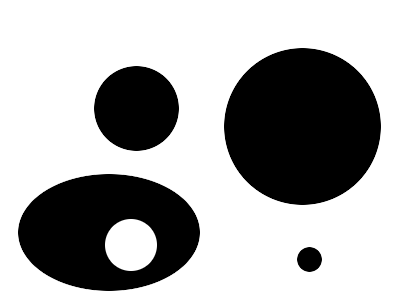
#> input picture hw2/hw2_data/1.png, 420 x 300 px
$ python hw2.py hw2_data
#> lines starting #> are read from the running program, lines starting #| are printed output that depends on the picture; after the words box and inside, x2 and y2 are one past the last pixel; in counts of white or black regions, pixels touching at a corner belong together
import cv2
import numpy as np
import matplotlib.pyplot as plt
import os
import sys
import glob

def read_image_and_fit_ellipse(image_path):
    """
    Read an image, detect edges, and fit ellipses
    Parameters:
        image_path: Path to the image file
    """
#> called with image_path = 'hw2_data/1.png'
    print(f"Processing image: {image_path}")
    # Read the image
    img = cv2.imread(image_path)
#> img is the input picture: shape (300, 420, 3); min 0, max 255, mean 174.2
    if img is None:
        print(f"Could not read image: {image_path}")
        return
    # Convert to grayscale
    gray = cv2.cvtColor(img, cv2.COLOR_BGR2GRAY)
    # Use Gaussian blur to reduce noise
    blurred = cv2.GaussianBlur(gray, (5, 5), 0)
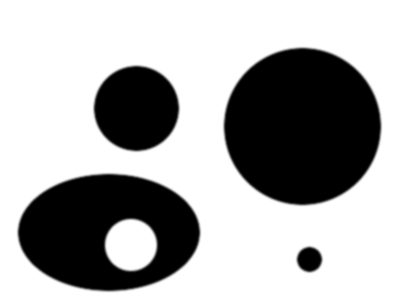
#> blurred: shape (300, 420); min 0, max 255, mean 174.2
    # Detect edges
    edges = cv2.Canny(blurred, 50, 150)
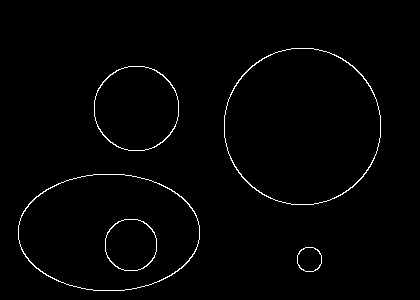
#> edges: shape (300, 420); 1.4% white in thin lines or dots, all inside (x1, y1, x2, y2) = (18, 48, 381, 291)
    # Find contours
    contours, _ = cv2.findContours(edges, cv2.RETR_EXTERNAL, cv2.CHAIN_APPROX_SIMPLE)
#> contours = 4 contours; box (x1, y1, x2, y2) and area: (224, 48, 381, 205) 19318, (18, 174, 200, 291) 16696, (94, 66, 179, 151) 5656, (297, 247, 322, 272) 480
    # Create a copy for drawing results
    result_img = img.copy()
    # Iterate through all contours
    count_fitted = 0
    for contour in contours:
        # Only process large enough contours (filter noise)
        if len(contour) >= 5 and cv2.contourArea(contour) > 50:
            # Fit ellipse
            try:
                ellipse = cv2.fitEllipse(contour)
                cv2.ellipse(result_img, ellipse, (0, 0, 255), 2)
                count_fitted += 1
            except:
                print(f"Error fitting ellipse to contour with {len(contour)} points")
#> this loop made 4 passes
#> ellipse on passes 1 to 4: ((309, 259), (24.94, 24.94), 0), ((108.5, 232), (116.8, 182.2), 90), ((136, 108), (85.04, 85.04), 0), ((302, 126), (156.9, 156.9), 0)
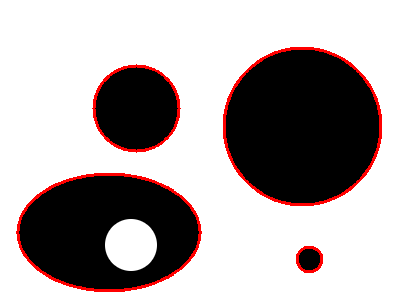
#> result_img: shape (300, 420, 3); 3.08% of pixels changed, all inside (x1, y1, x2, y2) = (16, 47, 382, 292)
#> after the loop, count_fitted = 4
    print(f"Fitted ellipses to {count_fitted} contours")
#| Fitted ellipses to 4 contours
    # Create output directory structure
    base_filename = os.path.splitext(os.path.basename(image_path))[0]
    output_dir = os.path.join(os.getcwd(), "output")
    image_output_dir = os.path.join(output_dir, base_filename)
    # Ensure both the output dir and the image-specific subdir exist
    os.makedirs(output_dir, exist_ok=True)
    os.makedirs(image_output_dir, exist_ok=True)
    # Save the result images
    edges_path = os.path.join(image_output_dir, f"{base_filename}_edges.jpg")
    result_path = os.path.join(image_output_dir, f"{base_filename}_ellipse_result.jpg")
    # Save images and verify they were saved correctly
    cv2.imwrite(edges_path, edges)
    cv2.imwrite(result_path, result_img)

def main():
    if len(sys.argv) != 2:
        print("No input directory detected")
        print("Use: 'python hw2.py hw2_data' to process input data")
        return

    input_dir = sys.argv[1]
    print(f"Looking for images in: {input_dir}")
    # Check if the input directory exists
    if not os.path.exists(input_dir):
        print(f"Error: Input directory '{input_dir}' does not exist!")
        return
    # Get all image files from the input directory
    image_files = glob.glob(os.path.join(input_dir, "*.jpg")) + \
                 glob.glob(os.path.join(input_dir, "*.jpeg")) + \
                 glob.glob(os.path.join(input_dir, "*.png"))

    if not image_files:
        print(f"No image files found in directory: {input_dir}")
        return
    print(f"Found {len(image_files)} image files to process")
    for image_file in image_files:
        read_image_and_fit_ellipse(image_file)
#> pass 2 of the loop in main, `for image_file in image_files:`:
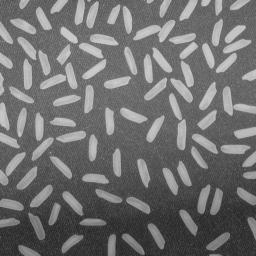
#> input picture hw2/hw2_data/2.png, 256 x 256 px
#> in read_image_and_fit_ellipse, img is the input picture: shape (256, 256, 3); min 40, max 204, mean 111.2
#> gray: shape (256, 256)
#> blurred: shape (256, 256)
#> in read_image_and_fit_ellipse (call 2), `edges = cv2.Canny(blurred, 50, 150)`:
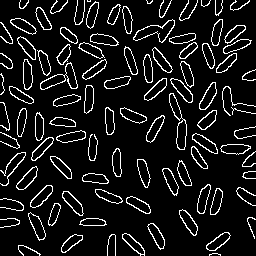
#> edges: shape (256, 256); 9.8% white in thin lines or dots
#> contours = 97 contours, 29 with area under 20; largest, box (x1, y1, x2, y2) and area: (133, 19, 175, 43) 413, (169, 93, 187, 150) 400, (40, 62, 78, 90) 394, (30, 185, 53, 208) 242, (199, 82, 217, 110) 241
#> the loop in read_image_and_fit_ellipse (call 2), `for contour in contours:` made 97 passes
#> ellipse on passes 4, 5, 6, 7, 8, 11, 12, 13: ((71.24, 241.9), (9.89, 27.64), 51.03), ((133.1, 243.6), (9.14, 30.58), 133.3), ((218, 241.4), (10.25, 28.32), 54.22), ((156.4, 235.2), (9.63, 30.94), 151.5), ((92.73, 222.4), (9.3, 26.23), 91.11), ((37.07, 226.1), (9.99, 32.07), 156.2), ((188.6, 221.8), (9.85, 30.44), 147.1), ((54.11, 213.3), (7.89, 26.62), 18.4)
#> after the loop in read_image_and_fit_ellipse (call 2), `for contour in contours:`:
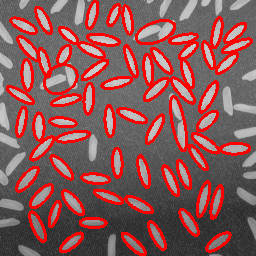
#> result_img: shape (256, 256, 3); mean B, G, R 86, 86, 138.7
#> after the loop in read_image_and_fit_ellipse (call 2), `for contour in contours:`: count_fitted = 67
#| Fitted ellipses to 67 contours
if __name__ == "__main__":
    main()
